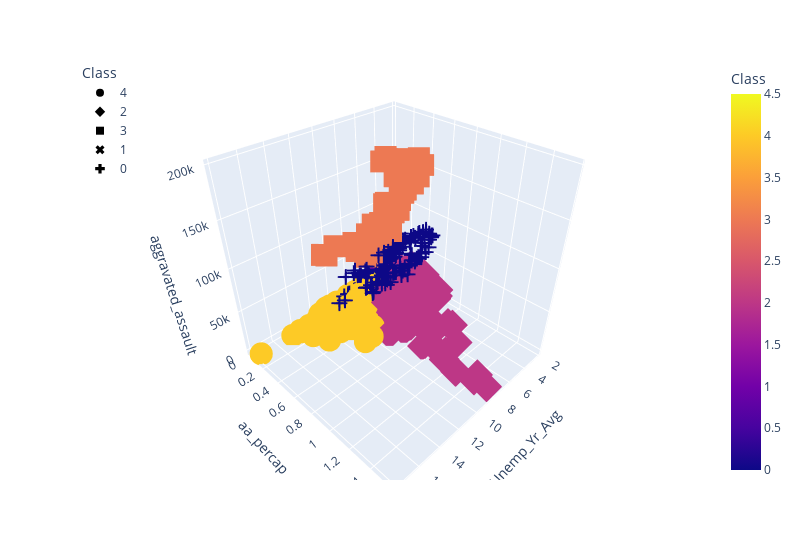

Here is the notebook cell this chart was saved with:
### Code cell
fig = px.scatter_3d(
    aa_fbi_ue_df,
    x="Unemp_Yr_Avg",
    y="aa_percap",
    z="aggravated_assault",
    color="Class",
    symbol="Class",
    width=800,
    )
fig.update_layout(legend=dict(x=0, y=1))
fig.show()

### Figure 1 — Plotly figure (JSON) as saved in the notebook; plotly's stock layout.template omitted (floating-point values rounded to 4 significant figures; data arrays with more than 128 entries replaced by an {"elided": "..."} marker saying what was removed)
{"data": [{"hovertemplate": "Class=%{marker.color}<br>Unemp_Yr_Avg=%{x}<br>aa_percap=%{y}<br>aggravated_assault=%{z}<extra></extra>", "legendgroup": "4", "marker": {"color": {"elided": "370 int values"}, "coloraxis": "coloraxis", "symbol": "circle"}, "mode": "markers", "name": "4", "scene": "scene", "showlegend": true, "type": "scatter3d", "x": {"elided": "370 float values"}, "y": {"elided": "370 float values"}, "z": {"elided": "370 int values"}}, {"hovertemplate": "Class=%{marker.color}<br>Unemp_Yr_Avg=%{x}<br>aa_percap=%{y}<br>aggravated_assault=%{z}<extra></extra>", "legendgroup": "2", "marker": {"color": {"elided": "468 int values"}, "coloraxis": "coloraxis", "symbol": "diamond"}, "mode": "markers", "name": "2", "scene": "scene", "showlegend": true, "type": "scatter3d", "x": {"elided": "468 float values"}, "y": {"elided": "468 float values"}, "z": {"elided": "468 int values"}}, {"hovertemplate": "Class=%{marker.color}<br>Unemp_Yr_Avg=%{x}<br>aa_percap=%{y}<br>aggravated_assault=%{z}<extra></extra>", "legendgroup": "3", "marker": {"color": [3, 3, 3, 3, 3, 3, 3, 3, 3, 3, 3, 3, 3, 3, 3, 3, 3, 3, 3, 3, 3, 3, 3, 3, 3, 3, 3, 3, 3, 3, 3, 3, 3, 3, 3, 3, 3, 3, 3, 3, 3, 3], "coloraxis": "coloraxis", "symbol": "square"}, "mode": "markers", "name": "3", "scene": "scene", "showlegend": true, "type": "scatter3d", "x": [6.8, 7.4, 9.9, 9.8, 7.8, 7.2, 6.7, 5.8, 5.3, 5.1, 5.8, 7.7, 9.3, 9.5, 8.6, 7.9, 7.3, 6.4, 5.9, 5.2, 4.9, 5.4, 6.7, 6.8, 6.2, 5.4, 4.9, 5.4, 7.3, 11.1, 7.6, 12.2, 8.2, 11.7, 7.8, 10.4, 8.9, 7.5, 6.2, 5.5, 4.8, 4.2], "y": [0.4367, 0.4056, 0.3807, 0.3731, 0.3795, 0.3838, 0.5215, 0.5624, 0.5718, 0.5938, 0.6136, 0.6235, 0.6416, 0.6218, 0.6094, 0.5903, 0.5258, 0.5062, 0.4566, 0.4117, 0.4087, 0.3933, 0.3738, 0.3648, 0.322, 0.3171, 0.3062, 0.2997, 0.2854, 0.271, 0.2987, 0.2568, 0.2832, 0.242, 0.2633, 0.2492, 0.2317, 0.2367, 0.2548, 0.2656, 0.2676, 0.2665], "z": [102766, 97995, 94133, 93933, 97246, 101185, 140701, 155569, 161055, 172581, 182602, 189428, 198045, 194083, 191548, 186458, 167614, 163346, 149148, 136472, 138418, 136087, 130827, 129380, 115400, 114661, 111620, 109547, 104896, 100156, 74021, 95877, 71517, 91195, 67498, 94702, 89029, 91804, 99349, 104375, 105418, 105412]}, {"hovertemplate": "Class=%{marker.color}<br>Unemp_Yr_Avg=%{x}<br>aa_percap=%{y}<br>aggravated_assault=%{z}<extra></extra>", "legendgroup": "1", "marker": {"color": {"elided": "892 int values"}, "coloraxis": "coloraxis", "symbol": "x"}, "mode": "markers", "name": "1", "scene": "scene", "showlegend": true, "type": "scatter3d", "x": {"elided": "892 float values"}, "y": {"elided": "892 float values"}, "z": {"elided": "892 int values"}}, {"hovertemplate": "Class=%{marker.color}<br>Unemp_Yr_Avg=%{x}<br>aa_percap=%{y}<br>aggravated_assault=%{z}<extra></extra>", "legendgroup": "0", "marker": {"color": {"elided": "202 int values"}, "coloraxis": "coloraxis", "symbol": "cross"}, "mode": "markers", "name": "0", "scene": "scene", "showlegend": true, "type": "scatter3d", "x": {"elided": "202 float values"}, "y": {"elided": "202 float values"}, "z": {"elided": "202 int values"}}], "layout": {"coloraxis": {"colorbar": {"title": {"text": "Class"}}, "colorscale": [[0, "#0d0887"], [0.1111, "#46039f"], [0.2222, "#7201a8"], [0.3333, "#9c179e"], [0.4444, "#bd3786"], [0.5556, "#d8576b"], [0.6667, "#ed7953"], [0.7778, "#fb9f3a"], [0.8889, "#fdca26"], [1, "#f0f921"]]}, "legend": {"title": {"text": "Class"}, "tracegroupgap": 0, "x": 0, "y": 1}, "margin": {"t": 60}, "scene": {"domain": {"x": [0, 1], "y": [0, 1]}, "xaxis": {"title": {"text": "Unemp_Yr_Avg"}}, "yaxis": {"title": {"text": "aa_percap"}}, "zaxis": {"title": {"text": "aggravated_assault"}}}, "width": 800}}
